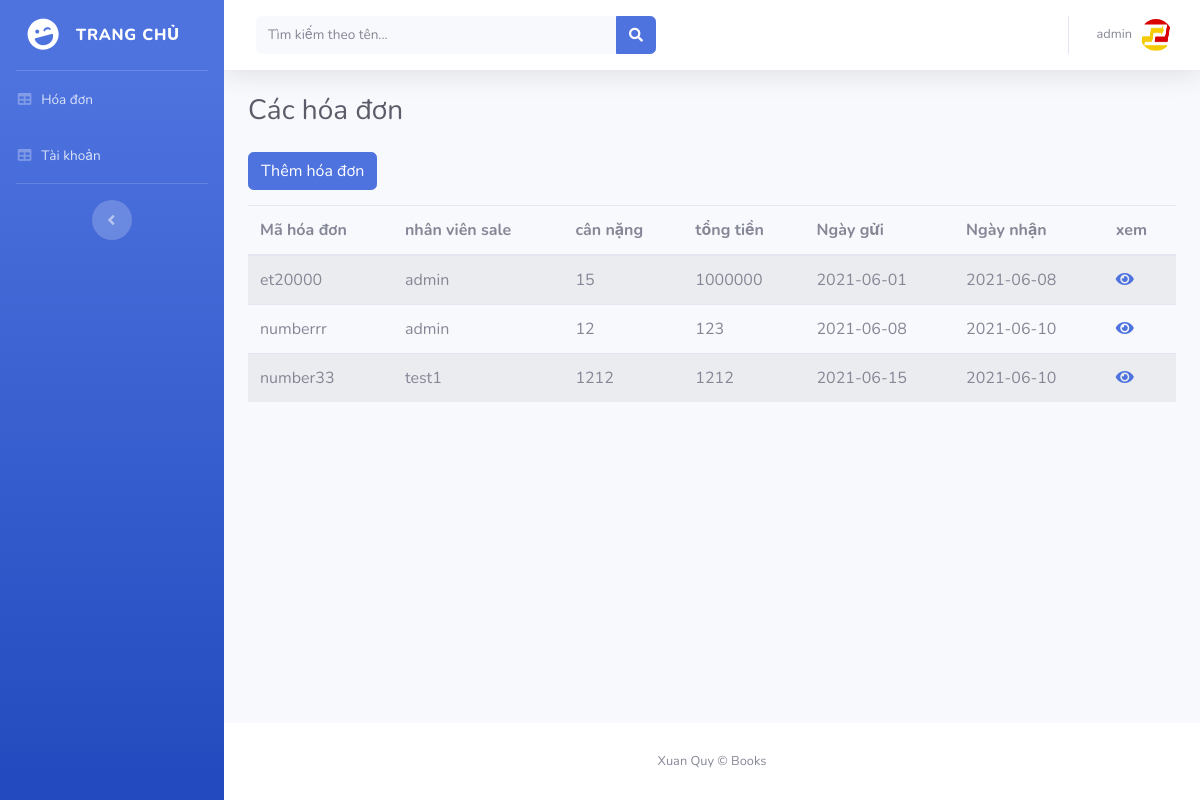
The page /user/bill.php (signed in) on the database its author committed.
### tables this page shows
CREATE TABLE `bill` (
  `customer_sendname` varchar(50) NOT NULL,
  `customer_sendtel` int(15) NOT NULL,
  `customer_receivername` varchar(50) NOT NULL,
  `customer_receivertel` int(15) NOT NULL,
  `customer_sendadr` varchar(200) NOT NULL,
  `customer_receiveradr` varchar(200) NOT NULL,
  `weight` float NOT NULL,
  `fee` float NOT NULL,
  `datesend` date NOT NULL,
  `datereceived` date NOT NULL,
  `id` int(50) NOT NULL,
  `bill_id` varchar(200) DEFAULT NULL,
  `idb` int(10) NOT NULL
);

CREATE TABLE `employee` (
  `id` int(11) NOT NULL,
  `username` varchar(200) NOT NULL,
  `password` varchar(200) NOT NULL,
  `name` varchar(200) NOT NULL,
  `dob` date NOT NULL,
  `phonenumber` int(20) NOT NULL,
  `email` varchar(30) NOT NULL
);

### user/bill.php (the view, shortened to what this page needs)
<?php
if (isset($_SESSION['userid']) && isset($_SESSION['username'])) {
?>
<!DOCTYPE html>
<html lang="en">
<head>
  <link href="vendor/fontawesome-free/css/all.min.css" rel="stylesheet" type="text/css">
  <link href="css/sb-admin-2.min.css" rel="stylesheet">
</head>
<body id="page-top">
  <div id="wrapper">
    <?php include("include/menu.php"); ?>
    <div id="content-wrapper" class="d-flex flex-column">
      <div id="content">
        <nav class="navbar navbar-expand navbar-light bg-white topbar mb-4 static-top shadow">
          <form class="d-none d-sm-inline-block form-inline mr-auto ml-md-3 my-2 my-md-0 mw-100 navbar-search">
            <div class="input-group">
              <input type="text" class="form-control bg-light border-0 small" placeholder="Tìm kiếm theo tên..." name="var" aria-label="Search" aria-describedby="basic-addon2" value="<?php if(isset($_GET['var'])) {echo $_GET['var'];} ?>">
              <div class="input-group-append">
                <button class="btn btn-primary" type="submit">
                  <i class="fas fa-search fa-sm"></i>
                </button>
              </div>
            </div>
          </form>
          <ul class="navbar-nav ml-auto">
            <li class="nav-item dropdown no-arrow">
              <a class="nav-link dropdown-toggle" href="#" id="userDropdown" role="button" data-toggle="dropdown" aria-haspopup="true" aria-expanded="false">
                <span class="mr-2 d-none d-lg-inline text-gray-600 small"><?php echo $_SESSION['username']; ?></span>
                <img class="img-profile rounded-circle" src="logo/title.png">
              </a>
            </li>
          </ul>
        </nav>
        <div class="container-fluid">
          <h1 class="h3 mb-4 text-gray-800">Các hóa đơn</h1>
          <a class="btn btn-primary" style="margin-bottom:15px;" href="addbill.php" >Thêm hóa đơn</a>
          <table class="table table-striped">
    <thead>
      <tr>
        <th>Mã hóa đơn</th>
        <th>nhân viên sale</th>
        <th>cân nặng</th>
        <th>tổng tiền</th>
        <th>Ngày gửi </th>
        <th>Ngày nhận</th>
        <th>xem</th>
      </tr>
    </thead>
    <tbody>
      <?php
      $con=mysqli_connect("localhost","root","","pam");
      if(isset($_GET['var']) && ($_GET['var']) !='')
      {
        $sel = 'select bill.bill_id,
        bill.customer_sendname,
        bill.customer_sendtel,
        bill.customer_receivername,
        bill.customer_receivertel,
        bill.customer_sendadr,
        bill.customer_receiveradr,
        bill.weight,
        bill.fee,
        bill.datesend,
        bill.datereceived,
        bill.idb,
        employee.name
        from bill,employee where bill.id = employee.id and bill.bill_id like "%'.$_GET['var'].'%" ';
      }
      else
      {
        $sel = 'select bill.bill_id,
        bill.customer_sendname,
        bill.customer_sendtel,
        bill.customer_receivername,
        bill.customer_receivertel,
        bill.customer_sendadr,
        bill.customer_receiveradr,
        bill.weight,
        bill.fee,
        bill.datesend,
        bill.datereceived,
        bill.idb,
        employee.name
        from bill,employee where bill.id = employee.id';
      }
      $ms=$con->query($sel);
     while($row=$ms->fetch_assoc()){
    ?>
      <tr>
          <td><?php echo $row['bill_id']; ?></td>
          <td><?php echo $row['name']; ?></td>
          <td><?php echo $row['weight']; ?></td>
          <td><?php echo $row['fee']; ?></td>
          <td><?php echo $row['datesend']; ?></td>
          <td><?php echo $row['datereceived']; ?></td>
           <td><a href="readbill.php?id=<?php echo $row['idb']; ?>"><i class="fas fa-eye"></a></td>
      </tr>
    <?php  } ?>
    </tbody>
  </table>
        </div>
      </div>
      <footer class="sticky-footer bg-white">
        <div class="container my-auto">
          <div class="copyright text-center my-auto">
            <span>Xuan Quy &copy; Books </span>
          </div>
        </div>
      </footer>
    </div>
  </div>
</body>
</html>
<?php
}else{
     header("Location: index.php");
     exit();
}
 ?>

### rows shown on the page
bill: bill "et20000", id.name "admin", weight "15", fee "1000000", datesend "2021-06-01", datereceived "2021-06-08"
bill: bill "numberrr", id.name "admin", weight "12", fee "123", datesend "2021-06-08", datereceived "2021-06-10"
bill: bill "number33", id.name "test1", weight "1212", fee "1212", datesend "2021-06-15", datereceived "2021-06-10"

### other values the page prints
$_SESSION['username'] "admin"
